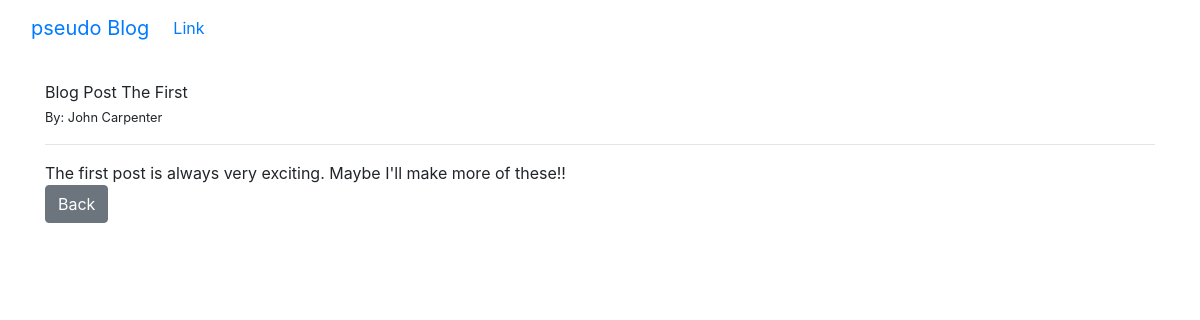
The app's page /article/1 with its own data.
### blogapp/models.py (models this page shows, shortened)
class Post(models.Model):
    title = models.CharField(max_length = 255)
    author = models.ForeignKey(User, on_delete = models.CASCADE) # On deletion of the user the post are deleted too with the CASCADE option
    body = models.TextField()

### blogapp/views.py (the view)
# urls.py: path('article/<int:pk>', ArticleDetailView.as_view(), name = "article-detail"), #int:pk will get the pk of the post
class ArticleDetailView(DetailView):
    model = Post
    template_name = 'article_detail.html'

### blogapp/templates/article_detail.html (shortened to what this page needs)
{% extends 'base.html' %}
		{% block content %}
		{{ post.title }}
		<br>
		<small>By: {{post.author.first_name}} {{ post.author.last_name }}</small>
		<hr>
		{{post.body}}
		<br>
		<a href="{% url 'home'%}" class = "btn btn-secondary">Back</a>
		<br>
	</body>
</html>
{% endblock %}

### records on screen
Post: title "Blog Post The First", author.first_name "John", author.last_name "Carpenter", body "The first post is always very exciting. Maybe I'll make more of these!!"
